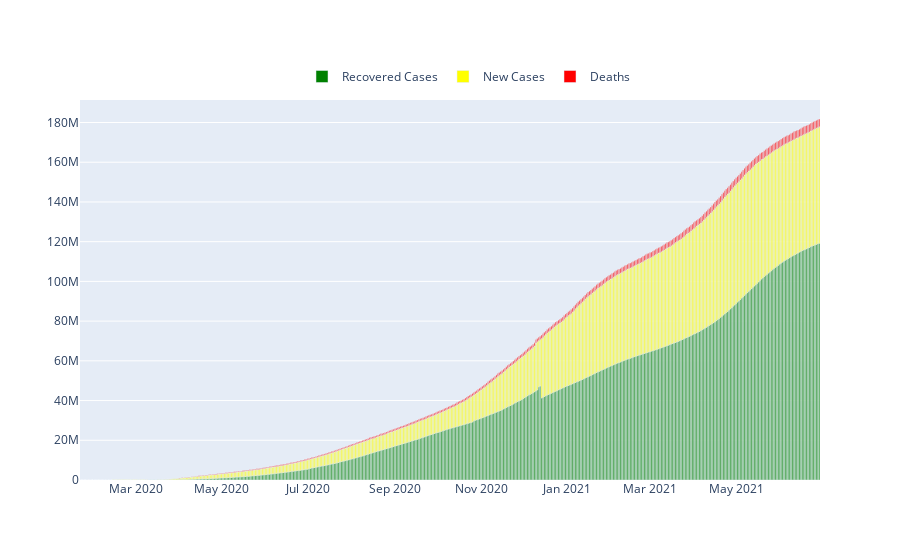

The cell this chart's notebook holds for it:
### Code cell
fig.show()

### Figure 1 — Plotly figure (JSON) as saved in the notebook; plotly's stock layout.template omitted (floating-point values rounded to 4 significant figures; data arrays with more than 128 entries replaced by an {"elided": "..."} marker saying what was removed)
{"data": [{"marker": {"color": "green"}, "name": "Recovered Cases", "type": "bar", "x": {"elided": "525 str values"}, "y": {"elided": "525 int values"}}, {"marker": {"color": "yellow"}, "name": "New Cases", "type": "bar", "x": {"elided": "525 str values"}, "y": {"elided": "525 int values"}}, {"marker": {"color": "red"}, "name": "Deaths", "type": "bar", "x": {"elided": "525 str values"}, "y": {"elided": "525 int values"}}], "layout": {"autosize": true, "barmode": "relative", "legend": {"orientation": "h", "x": 0.3, "y": 1.1}, "xaxis": {"autorange": true, "range": ["2020-01-21 12:00", "2021-06-29 12:00"], "type": "date"}, "yaxis": {"autorange": true, "range": [0, 191300000.0], "type": "linear"}}}
